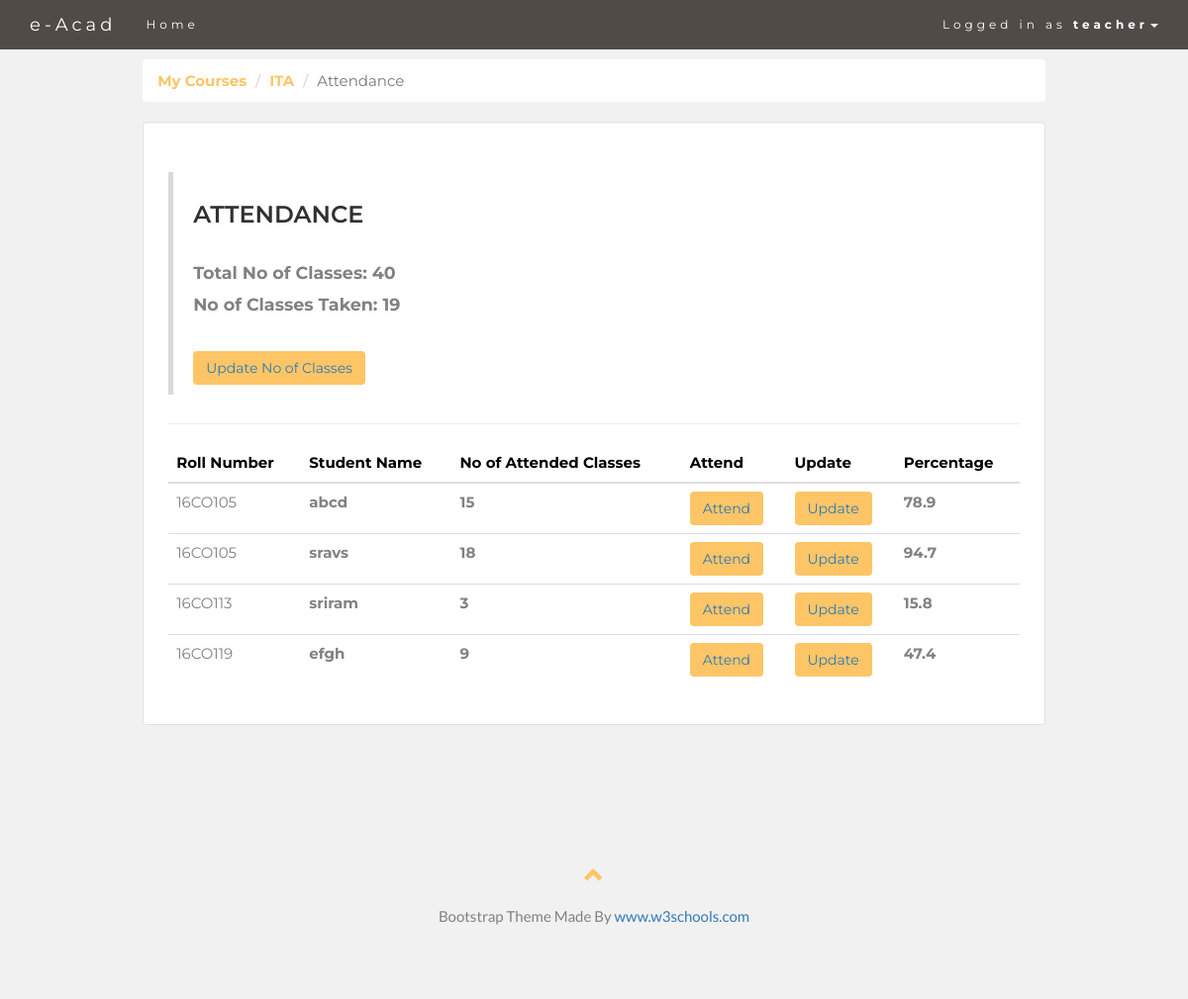
Page /teachers/course/16/attendance/ (signed in) on the committed database.
### classroom/models.py (models this page shows, shortened)
class User(AbstractUser):
    is_student = models.BooleanField(default=False)
    is_teacher = models.BooleanField(default=False)
    is_ta = models.BooleanField(default=False)
    semester = models.IntegerField(default=0)
    RollNo = models.CharField(max_length=100, default='')
    vote = models.BooleanField(default=False)

class Course(models.Model):
    owner = models.ForeignKey(User, on_delete=models.CASCADE, related_name='courses')
    semester = models.IntegerField(default=0)
    course_code = models.CharField(max_length=100, default='course_code')
    course_title = models.CharField(max_length=100, default='course_title')
    about = models.TextField(default='anything about course')
    totalclasses = models.IntegerField(default=0)
    classestaken = models.IntegerField(default=0)

class Attendance(models.Model):
    course = models.ForeignKey(Course, on_delete=models.CASCADE,related_name='attendance_course')
    student = models.ForeignKey(Student, on_delete=models.CASCADE,related_name='student')
    at = models.IntegerField(default=0)

class Student(models.Model):
    user = models.ForeignKey(User, on_delete=models.CASCADE, primary_key=True, related_name='student')
    interests = models.ManyToManyField(Course, related_name='interested_students')
    def __str__(self):
        return self.user.username

### classroom/views/teachers.py (the view)
# urls.py: path('teachers/course/<int:pk>/attendance/', teachers.attendance, name='attendance'),
@login_required
@teacher_required
def attendance(request, pk):
    course = get_object_or_404(Course,pk=pk)
    student = Student.objects.all().filter(interests=course)
    att = Attendance.objects.all().filter(course=course,student__in=student).order_by('student__user__RollNo')
    return render(request,'classroom/teachers/attendance.html' , {'student':student, 'course':course,'att':att })

### classroom/templates/classroom/teachers/attendance.html (shortened to what this page needs)
{% extends 'base.html' %}
{% load crispy_forms_tags %}
{% load mathfilters %}
{% block content %}
       <nav aria-label="breadcrumb">
             <ol class="breadcrumb">
      <li class="breadcrumb-item"><a href="{% url 'course_add' %}" class="yellow">My Courses</a></li>
        <li class="breadcrumb-item active" aria-current="page"><a href="{% url 'course_view' course.id%}" class="yellow">{{ course.course_title }}</a></li>
        <li class="breadcrumb-item active" aria-current="page">Attendance</li>
    </ol>
       </nav>
    <div class="well">
      <div class="page-header">
         <blockquote>
           <h2>Attendance</h2>
             <b>Total No of Classes: {{ course.totalclasses}}</b><br>
             <b>No of Classes Taken: {{ course.classestaken}}</b><br><br>
             <a href="{% url 'update_classes' course.id%}"class="btn btn-button" role="button">Update No of Classes</a>
         </blockquote> </div>
      <div class="table-responsive">
          <table class="table table-hover">
            <thead>
             <tr style="color: black;">
                        <th>Roll Number</th>
                        <th>Student Name</th>
                        <th>No of Attended Classes</th>
                        <th>Attend</th>
                        <th>Update</th>
                        <th>Percentage</th>
                    </tr>
            </thead>
            <tbody>
                {% for cours in att %}
                <tr>
                    <td>{{cours.student.user.RollNo}}</td>
                    <td class="align-middle" ><b>{{ cours.student }}</b></td>
                    <td id ="demo" class="align-middle" ><b>{{ cours.at }}</b></a></td>
                    <td ><a href="{% url 'student_attendance' cours.id%}"  class="btn btn-button" role="button">Attend</a></td>
                    <td ><a href="{% url 'student_attendance_update' cours.id%}" class="btn btn-button" role="button">Update</a></td>
                    <td class="align-middle"><b>{{ cours.at|div:course.classestaken|mul:100|floatformat}}</b></td>
                </tr>
                {% empty %}
                <tr>
                    <td class="bg-light text-center font-italic" colspan="5">You haven't registered any courses yet, go ahead and do <a href="{% url 'course_list' %}" class="colour"> COURSE REGISTRATION</a>.</td>
                </tr>
                {% endfor %}
            </tbody>
          </table>
      </div>
    </div>
{% endblock %}

### templates/base.html (shortened to what this page needs)
{% load static %}
<!DOCTYPE html>
<html lang="en">
<head>
  <link rel="stylesheet" href="https://maxcdn.bootstrapcdn.com/bootstrap/3.3.7/css/bootstrap.min.css">
</head>
<body id="myPage" data-spy="scroll" data-target=".navbar" data-offset="60">
<nav class="navbar navbar-default navbar-fixed-top">
  <div class="container">
    <div class="navbar-header">
      <a class="navbar-brand" href="#myPage">e-Acad</a>
    </div>
    <div class="collapse navbar-collapse" id="myNavbar">
      <ul class="nav navbar-nav ">
        <li><a href="{% url 'home' %}">Home</a></li>
      </ul>
      <ul class="nav navbar-nav navbar-right">
        {% if user.is_authenticated %}
        <li class="dropdown" >
        <a class="dropdown-toggle"  style="background-color: #514b48;" data-toggle="dropdown"  href="#">Logged in as <strong>{{ user.username }}</strong><span class="caret"></span></a>
        </li>
         {% endif %}
      </ul>
    </div>
  </div>
</nav>
<div class="container-fluid">
<div class="row">
  <div class="col-sm-1">
  </div>
  <div class="col-sm-10">
  {% block content %}
{% endblock %}
  </div>
  <div class="col-sm-1">
  </div>
</div>
</div>
<footer class="container-fluid text-center">
  <a href="#myPage" title="To Top">
    <span class="glyphicon glyphicon-chevron-up"></span>
  </a>
  <p>Bootstrap Theme Made By <a href="https://www.w3schools.com" title="Visit w3schools">www.w3schools.com</a></p>
</footer>
</body>
</html>

### templates/base.html (style rules this page uses)
body { font: 400 15px Lato, sans-serif; line-height: 1.8; color: #818181; background-color: #F1F1F2; }
h2 { font-size: 24px; text-transform: uppercase; color: #303030; font-weight: 600; margin-bottom: 30px; }
ol.breadcrumb { background-color: #fff; font-family: Montserrat, sans-serif; }
.well { background-color: white; padding: 10px 25px 20px 25px; font-family: Montserrat, sans-serif; }
.btn-button { background-color: #FDC566; }
a.yellow { color:#FDC566; font-weight: bold; }
.container-fluid { padding: 60px 50px; }
.navbar { margin-bottom: 0; background-color: #514b48; z-index: 9999; border: 0; font-size: 12px !important; line-height: 1.42857143 !important; letter-spacing: 4px; border-radius: 0; font-family: Montserrat, sans-serif; }
.navbar li a, .navbar .navbar-brand { color: #fff !important; }
footer .glyphicon { font-size: 20px; margin-bottom: 20px; color: #FDC566; }

### rows in the picture
User: username "teacher"
Course: course_title "ITA", totalclasses "40", classestaken "19"
Attendance: student.user.RollNo "16CO105", student "abcd", at "15", at|div "78.9"
Attendance: student.user.RollNo "16CO105", student "sravs", at "18", at|div "94.7"
Attendance: student.user.RollNo "16CO113", student "sriram", at "3", at|div "15.8"
Attendance: student.user.RollNo "16CO119", student "efgh", at "9", at|div "47.4"
